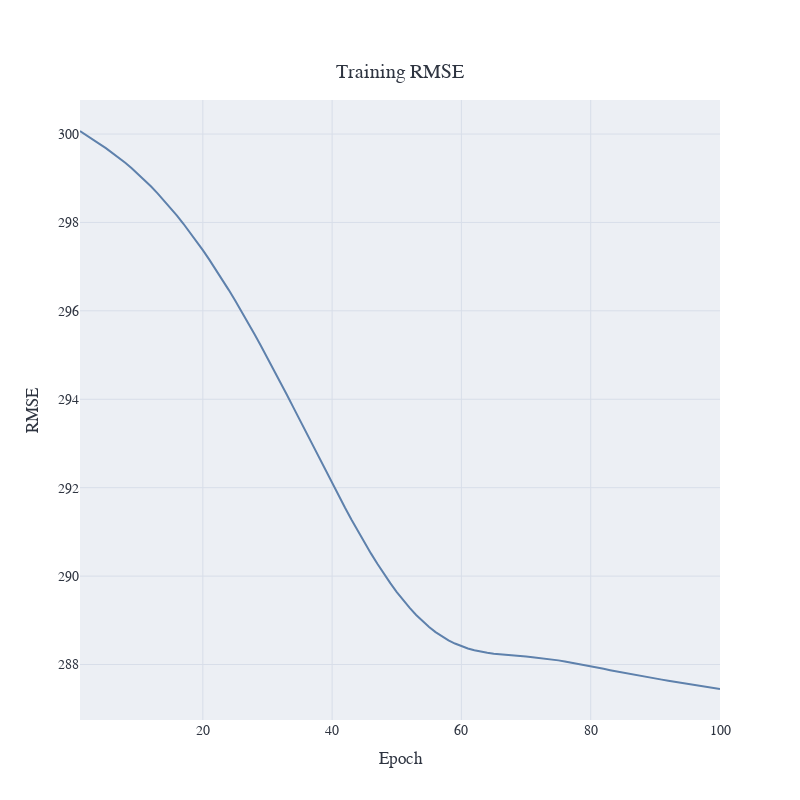

Notebook cell for this chart:
### Code cell
import plotly.graph_objects as go
import numpy as np

epochs = np.arange(1, 101)

mlp_train_losses = [300.067882944843, 299.964633331998, 299.87175644348366, 299.7782383487834, 299.68110655328275, 299.5775932458901, 299.46724831356767, 299.35027298718137, 299.22587622062366, 299.094466682351, 298.95638791469236, 298.81126463873477, 298.65869420627956, 298.4982464353853, 298.3300002723494, 298.1537983994167, 297.96965292207193, 297.7777983455113, 297.57841666105423, 297.3718868058983, 297.1582727478742, 296.9374934224373, 296.7096908174723, 296.4749936756893, 296.2335834058995, 295.9857207282135, 295.73169322039195, 295.47197413629607, 295.2068527956287, 294.93675169432515, 294.66214763691653, 294.38365167753454, 294.10182388502795, 293.81737259307863, 293.5310087963451, 293.24353946421394, 292.9558147144378, 292.66866130916713, 292.3830829365817, 292.1000203269421, 291.8205382808071, 291.54566537679824, 291.27648752946055, 291.0141077980585, 290.75956562080637, 290.5139438348872, 290.2782743549713, 290.0535241554565, 289.840635091079, 289.64040205054266, 289.453580043502, 289.28065416650315, 289.1221087187903, 288.978305305952, 288.8492253754543, 288.73475338535195, 288.6346225117493, 288.5482384931504, 288.47482829962826, 288.41357566002335, 288.36320142747064, 288.3226003541866, 288.2903538535412, 288.2649876849424, 288.2450671737506, 288.2291704312733, 288.21592925270454, 288.20411061433526, 288.19263034904276, 288.1805803224777, 288.16726913374464, 288.1521814727419, 288.1349916922622, 288.1156045105853, 288.09401948409135, 288.0703852793619, 288.0449726171245, 288.0180658396275, 287.9900036242578, 287.96117902418723, 287.9319038418633, 287.9024900031259, 287.87319528309683, 287.8442639909644, 287.8158319568262, 287.7880214889077, 287.760927789893, 287.7344696069625, 287.70868784675235, 287.68354195626137, 287.65895062556285, 287.63479177161446, 287.6110111765542, 287.58747310600995, 287.56410969990674, 287.5407987355881, 287.51748588129385, 287.49404885145015, 287.470514792387, 287.44676137504143]
fig = go.Figure()

nord_colors = {
    'background': '#ECEFF4',
    'text': '#2E3440',
    'line1': '#5E81AC',
    'line2': '#81A1C1',
    'grid': '#D8DEE9'
}

fig.add_trace(go.Scatter(
    x=epochs,
    y=mlp_train_losses,
    mode='lines',
    name='Training RMSE',
    line=dict(color=nord_colors['line1'], width=2)
))


fig.update_layout(
    title='Training RMSE',
    xaxis_title='Epoch',
    yaxis_title='RMSE',
    font=dict(family="Arial", size=14, color=nord_colors['text']),
    hovermode='x unified',
    plot_bgcolor=nord_colors['background'],
    # paper_bgcolor=nord_colors['background'],
    legend=dict(
        bgcolor=nord_colors['background'],
        bordercolor=nord_colors['text']
    ),
    height=800,
    width=800,
    title_x=.5,
    title_y=0.92,
)

fig.update_xaxes(
    showgrid=True, 
    gridwidth=1, 
    gridcolor=nord_colors['grid'],
    zeroline=False,
    color=nord_colors['text']
)
fig.update_yaxes(
    showgrid=True, 
    gridwidth=1, 
    gridcolor=nord_colors['grid'],
    zeroline=False,
    color=nord_colors['text']
)



fig.show()

fig.write_html("../../graphs/rmse_training_plot.html")
